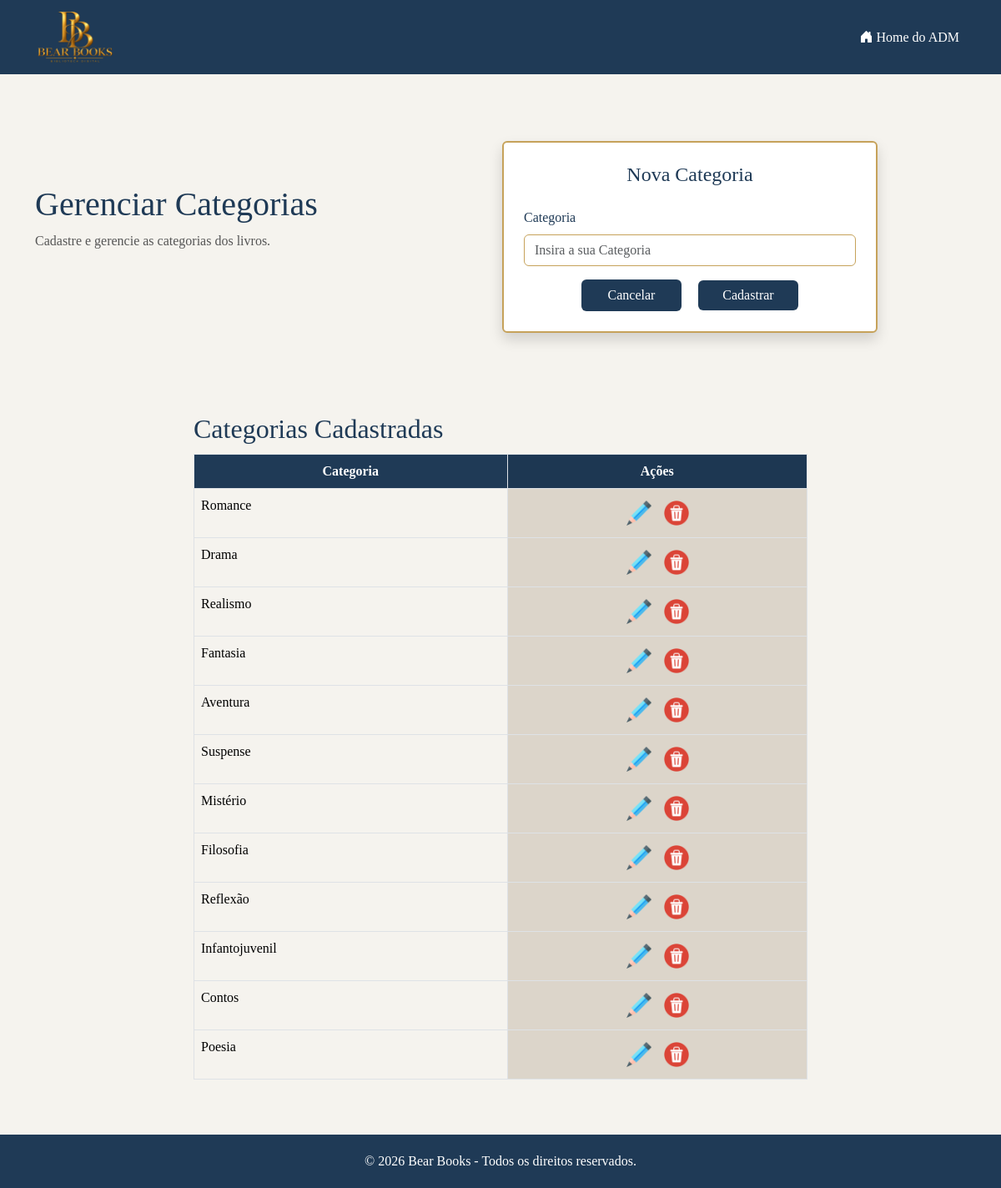
Screenshot of /administrador/categoria/gerenciarCategoria.php with the database file from the repository.
### tables this page shows
CREATE TABLE `categoria` (
  `id_categoria` int(5) NOT NULL,
  `nome_categoria` varchar(200) NOT NULL
);

### administrador/categoria/gerenciarCategoria.php (the view, shortened to what this page needs)
<?php
include "../../ARQUIVOS/conexao.php";
$sql = "SELECT * FROM categoria";
$result = $conn->query($sql);
?>
<!DOCTYPE html>
<html lang="pt-br">
<head>
    <link href="https://cdn.jsdelivr.net/npm/bootstrap@5.3.8/dist/css/bootstrap.min.css" rel="stylesheet"
>
    <link rel="stylesheet" href="https://cdn.jsdelivr.net/npm/bootstrap-icons@1.13.1/font/bootstrap-icons.min.css">
    <link rel="stylesheet" href="../../css/style.css">
</head>
<body>
    <nav class="navbar navbar-expand-lg">
        <div class="container">
            <a class="navbar-brand" href="../MenuAdministrador.php">
                <img src="../../ARQUIVOS/img/logo.png" class="me-3">
            </a>
            <div class="navbar-nav ms-auto">
                <a class="nav-link" href="../MenuAdministrador.php">
                    <i class="bi bi-house-door-fill"></i> Home do ADM
                </a>
            </div>
        </div>
    </nav>
    <div class="container cadastro-conteudo">
        <div class="row align-items-center">
            <div class="col-sm-12 col-md-5 cadastro-titulo">
                <h1>Gerenciar Categorias</h1>
                <p>Cadastre e gerencie as categorias dos livros.</p>
            </div>
            <div class="col-sm-12 col-md-7">
                <div class="card cadastro-formulario p-4 shadow">
                    <h4>Nova Categoria</h4>
                    <form method="post" action="insertCategoria.php">
                        <div class="mb-3">
                            <label for="categoria" class="form-label">Categoria</label>
                            <input type="text" class="form-control" id="categoria" name="nome_categoria"
                                placeholder="Insira a sua Categoria" required>
                        </div>
                        <div class="text-center">
                            <button type="reset" class="btn btn-cancelar me-3">
                                Cancelar
                            </button>
                            <button type="submit" class="btn btn-primary">
                                Cadastrar
                            </button>
                        </div>
                    </form>
                </div>
            </div>
        </div>
    </div>
    <div class="container cadastro-tabela">
        <div class="row justify-content-center">
            <div class="col-sm-12 col-md-10 col-lg-8">
                <h2>Categorias Cadastradas</h2>
                <div class="table-responsive">
                    <table class="table table-striped-columns table-bordered">
                        <thead class="text-center">
                            <tr>
                                <th>Categoria</th>
                                <th>Ações</th>
                            </tr>
                        </thead>
                        <tbody>
                            <?php
                            while ($row = $result->fetch_assoc()) {
                                $id_categoria = $row['id_categoria'];
                                ?>
                                <tr>
                                    <td><?php echo $row['nome_categoria']; ?></td>
                                    <td class="text-center">
                                        <button type="button" class="btn p-0" data-bs-toggle="modal"
                                            data-bs-target="#editarCategoria<?php echo $id_categoria; ?>">
                                            <img src="../../ARQUIVOS/img/lapis.png" width="30" height="30">
                                        </button>
                                        <a href="deleteCategoria.php?id_categoria=<?php echo $id_categoria; ?>"
                                            onclick="return confirm('Deseja realmente excluir a categoria <?php echo $row['nome_categoria']; ?>?');">
                                            <img src="../../ARQUIVOS/img/lixeira.png" width="30" height="30">
                                        </a>
                                    </td>
                                </tr>
                                <?php
                            }
                            ?>
                        </tbody>
                    </table>
                </div>
            </div>
        </div>
    </div>
    <footer class="footer">
        <p class="mb-0">© 2026 Bear Books - Todos os direitos reservados.</p>
    </footer>
</body>
</html>

### css/style.css (style rules this page uses)
body { font-family: 'Lora', serif; background-color: #F5F3EE; min-height: 100vh; display: flex; flex-direction: column; }
.btn-primary { background-color: #1F3A56; color: white; border: none; }
.btn-cancelar, .btn-primary { width: 120px; }
.card { max-width: 450px; border: 2px solid #C6A25A; background-color: white; }
.navbar { background-color: #1F3A56; }
.navbar .navbar-brand { color: white; }
.navbar .navbar-brand img { width: 95px; height: auto; }
.navbar .nav-link { color: white; }
.table-striped-columns thead th { background-color: #1F3A56 !important; color: white; }
.table-striped-columns> :not(caption)>tr> :nth-child(odd) { background-color: #F5F3EE; }
.table-striped-columns> :not(caption)>tr> :nth-child(even) { background-color: #E8E0D5; }
.table td:last-child img { margin: 5px; }
.table td:last-child a { text-decoration: none; }
.footer { background-color: #1F3A56; padding: 20px 0; text-align: center; color: white; margin-top: auto; }
.form-label { color: #1F3A56; }
.form-control { border: 1px solid #C6A25A; }
.btn-cancelar { background-color: #1F3A56; color: white; }
.cadastro-conteudo { margin-top: 50px; }
.cadastro-titulo h1 { color: #1F3A56; }
.cadastro-titulo p { color: #555; }
.cadastro-formulario { margin-top: 30px; margin-left: 85px; }
.cadastro-formulario h4 { color: #1F3A56; text-align: center; margin-bottom: 25px; }
.cadastro-tabela { margin-top: 96px; margin-bottom: 50px; }
.cadastro-tabela h2 { color: #1F3A56; margin-bottom: 10px; }

### rows the page displays
categoria: nome_categoria "Romance"
categoria: nome_categoria "Drama"
categoria: nome_categoria "Realismo"
categoria: nome_categoria "Fantasia"
categoria: nome_categoria "Aventura"
categoria: nome_categoria "Suspense"
categoria: nome_categoria "Mistério"
categoria: nome_categoria "Filosofia"
categoria: nome_categoria "Reflexão"
categoria: nome_categoria "Infantojuvenil"
categoria: nome_categoria "Contos"
categoria: nome_categoria "Poesia"
